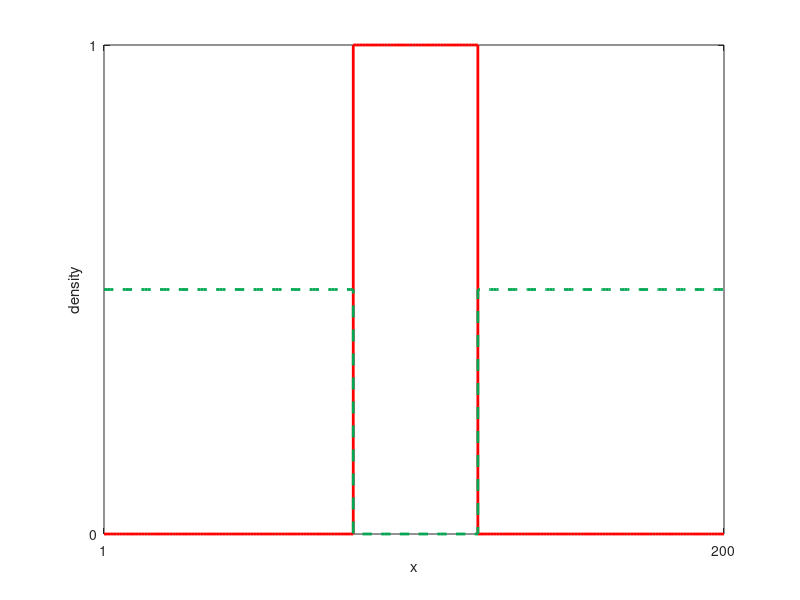

Source code (MATLAB): (Note: this script raises an error after producing the figure.)
%solve the 1D adhesion PDe using the method of lines
% instead of solving the PDE using finite difference to descretise time and
% space, the method of lines does not require descritisation of time. Space
% is discretised using finite difference. This way each descretisation
% point (i,j) has its own ODE to solve. The ODEs can be solved using
% one of matlab's ODE solver.

clear;

%adhesion strengths
p=0.25;
q=0;
r=0.25;

%movement rates
r_a=1;
r_b=1;

%swapping prob
rho=0.75;

%domain length
L=200;

%discretisation pts
K=L;

%time spacing for recording solution
dt=100;

%times at which to record solution
t_vec=0:dt:1000;

%space
x_vec=linspace(0,L,K);

T=length(t_vec);

%mean and st dev of the normally distrib purturbation to initial condition
mu=0.50;
sigma=0.01;

%set initial condition. Set IC=1 for species 6, IC=2 for figure 8 (d) and
%(g). IC==3 for figure 8 (a)
IC=1;

%initialise depending on the IC
if IC==1
    %middle 20% species A at density 1, the rest species B with density 0.5,
    C_0=zeros(2,K);
    C_0(1,floor(0.4*K)+1:ceil(0.6*K))=1;
    C_0(2,1:floor(0.4*K))=0.5;
    C_0(2,ceil(0.6*K)+1:K)=0.5;

elseif IC==2
    %well-mixed IC. Species A and species B uniformly at radnom density mu
    for i=1:K
        rand1=max(min(randn*sigma+mu,1),0);
        rand2=max(min(randn*sigma+mu,1),0);

        while rand1+rand2 > 1 || rand1+rand2<0

            rand1=max(min(randn*sigma+mu,1),0);
            rand2=max(min(randn*sigma+mu,1),0);

        end

        A_0(i)=rand1;
        B_0(i)=rand2;
    end
    
    C_0=[A_0;B_0];


elseif IC==3

    %half half
    C_0=zeros(2,K);
    A_0=max(min(randn(1,K/2)*sigma+mu,1),0);
    B_0=max(min(randn(1,K/2)*sigma+mu,1),0);
    C_0(1,1:K/2)=A_0;
    C_0(2,K/2+1:end)=B_0;

end


figure;
stairs(C_0(1,:),'Color',[1 0 0],'LineWidth',2);

hold on

stairs(C_0(2,:),'--','Color',[0, 166/255, 81/255],'LineWidth',2);

xticks([1 L]);
yticks([0 1]);
xlim([1 L])
ylim([0 1])

% pbaspect([3 2.2 1]);
xlabel('x');
ylabel('density');

ax=gca;
ax.FontSize=30; 


%solve the system of ODEs encoded in the RHS_sme_two_species function
[t,C]=ode15s(@(t,C)RHS_sme_two_species_1D(C,r_a,r_b,p,q,r,rho,K),t_vec,C_0);

%reshape C into suitable form to allow extraction of solution for each
%spepcies by space and time
C=reshape(C,T,2,K);


save("sme_1D_rho="+num2str(rho)+"_p="+num2str(p)+"_q="+num2str(q)+"_r="+num2str(r)+".mat");
